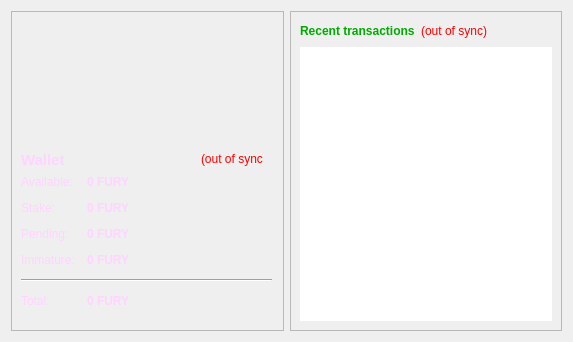
<?xml version="1.0" encoding="UTF-8"?>
<ui version="4.0">
 <class>OverviewPage</class>
 <widget class="QWidget" name="OverviewPage">
  <property name="geometry">
   <rect>
    <x>0</x>
    <y>0</y>
    <width>573</width>
    <height>342</height>
   </rect>
  </property>
  <property name="windowTitle">
   <string>Form</string>
  </property>
  <property name="styleSheet">
   <string notr="true">color: rgb(255, 212, 255);</string>
  </property>
  <layout class="QHBoxLayout" name="horizontalLayout" stretch="1,1">
   <item>
    <layout class="QVBoxLayout" name="verticalLayout_2">
     <item>
      <widget class="QFrame" name="frame">
       <property name="frameShape">
        <enum>QFrame::StyledPanel</enum>
       </property>
       <property name="frameShadow">
        <enum>QFrame::Raised</enum>
       </property>
       <widget class="QWidget" name="layoutWidget">
        <property name="geometry">
         <rect>
          <x>10</x>
          <y>164</y>
          <width>251</width>
          <height>213</height>
         </rect>
        </property>
        <layout class="QFormLayout" name="formLayout_2">
         <property name="fieldGrowthPolicy">
          <enum>QFormLayout::AllNonFixedFieldsGrow</enum>
         </property>
         <property name="horizontalSpacing">
          <number>12</number>
         </property>
         <property name="verticalSpacing">
          <number>12</number>
         </property>
         <item row="0" column="0">
          <widget class="QLabel" name="label">
           <property name="text">
            <string>Available:</string>
           </property>
          </widget>
         </item>
         <item row="0" column="1">
          <widget class="QLabel" name="labelBalance">
           <property name="font">
            <font>
             <weight>75</weight>
             <bold>true</bold>
            </font>
           </property>
           <property name="cursor">
            <cursorShape>IBeamCursor</cursorShape>
           </property>
           <property name="toolTip">
            <string>Your current spendable balance</string>
           </property>
           <property name="text">
            <string notr="true">0 FURY</string>
           </property>
           <property name="textInteractionFlags">
            <set>Qt::LinksAccessibleByMouse|Qt::TextSelectableByKeyboard|Qt::TextSelectableByMouse</set>
           </property>
          </widget>
         </item>
         <item row="2" column="0">
          <widget class="QLabel" name="label_6">
           <property name="text">
            <string>Stake:</string>
           </property>
          </widget>
         </item>
         <item row="2" column="1">
          <widget class="QLabel" name="labelStake">
           <property name="font">
            <font>
             <weight>75</weight>
             <bold>true</bold>
            </font>
           </property>
           <property name="cursor">
            <cursorShape>IBeamCursor</cursorShape>
           </property>
           <property name="toolTip">
            <string>Total of coins that was staked, and do not yet count toward the current balance</string>
           </property>
           <property name="text">
            <string notr="true">0 FURY</string>
           </property>
           <property name="textInteractionFlags">
            <set>Qt::LinksAccessibleByMouse|Qt::TextSelectableByKeyboard|Qt::TextSelectableByMouse</set>
           </property>
          </widget>
         </item>
         <item row="3" column="0">
          <widget class="QLabel" name="label_3">
           <property name="text">
            <string>Pending:</string>
           </property>
          </widget>
         </item>
         <item row="3" column="1">
          <widget class="QLabel" name="labelUnconfirmed">
           <property name="font">
            <font>
             <weight>75</weight>
             <bold>true</bold>
            </font>
           </property>
           <property name="cursor">
            <cursorShape>IBeamCursor</cursorShape>
           </property>
           <property name="toolTip">
            <string>Total of transactions that have yet to be confirmed, and do not yet count toward the current balance</string>
           </property>
           <property name="text">
            <string notr="true">0 FURY</string>
           </property>
           <property name="textInteractionFlags">
            <set>Qt::LinksAccessibleByMouse|Qt::TextSelectableByKeyboard|Qt::TextSelectableByMouse</set>
           </property>
          </widget>
         </item>
         <item row="4" column="0">
          <widget class="QLabel" name="labelImmatureText">
           <property name="text">
            <string>Immature:</string>
           </property>
          </widget>
         </item>
         <item row="4" column="1">
          <widget class="QLabel" name="labelImmature">
           <property name="font">
            <font>
             <weight>75</weight>
             <bold>true</bold>
            </font>
           </property>
           <property name="toolTip">
            <string>Mined balance that has not yet matured</string>
           </property>
           <property name="text">
            <string notr="true">0 FURY</string>
           </property>
           <property name="textInteractionFlags">
            <set>Qt::LinksAccessibleByMouse|Qt::TextSelectableByKeyboard|Qt::TextSelectableByMouse</set>
           </property>
          </widget>
         </item>
         <item row="5" column="0" colspan="2">
          <widget class="Line" name="line">
           <property name="orientation">
            <enum>Qt::Horizontal</enum>
           </property>
          </widget>
         </item>
         <item row="6" column="0">
          <widget class="QLabel" name="labelTotalText">
           <property name="text">
            <string>Total:</string>
           </property>
          </widget>
         </item>
         <item row="6" column="1">
          <widget class="QLabel" name="labelTotal">
           <property name="font">
            <font>
             <weight>75</weight>
             <bold>true</bold>
            </font>
           </property>
           <property name="cursor">
            <cursorShape>IBeamCursor</cursorShape>
           </property>
           <property name="toolTip">
            <string>Your current total balance</string>
           </property>
           <property name="text">
            <string notr="true">0 FURY</string>
           </property>
           <property name="textInteractionFlags">
            <set>Qt::LinksAccessibleByMouse|Qt::TextSelectableByKeyboard|Qt::TextSelectableByMouse</set>
           </property>
          </widget>
         </item>
        </layout>
       </widget>
       <widget class="QLabel" name="label_5">
        <property name="geometry">
         <rect>
          <x>10</x>
          <y>140</y>
          <width>49</width>
          <height>18</height>
         </rect>
        </property>
        <property name="font">
         <font>
          <pointsize>11</pointsize>
          <weight>75</weight>
          <bold>true</bold>
         </font>
        </property>
        <property name="text">
         <string>Wallet</string>
        </property>
       </widget>
       <widget class="QLabel" name="labelWalletStatus">
        <property name="geometry">
         <rect>
          <x>190</x>
          <y>140</y>
          <width>62</width>
          <height>16</height>
         </rect>
        </property>
        <property name="toolTip">
         <string>The displayed information may be out of date. Your wallet automatically synchronizes with the Fury network after a connection is established, but this process has not completed yet.</string>
        </property>
        <property name="styleSheet">
         <string notr="true">QLabel { color: red; }</string>
        </property>
        <property name="text">
         <string notr="true">(out of sync)</string>
        </property>
        <property name="alignment">
         <set>Qt::AlignLeading|Qt::AlignLeft|Qt::AlignVCenter</set>
        </property>
       </widget>
      </widget>
     </item>
    </layout>
   </item>
   <item>
    <layout class="QVBoxLayout" name="verticalLayout_3">
     <item>
      <widget class="QFrame" name="frame_2">
       <property name="frameShape">
        <enum>QFrame::StyledPanel</enum>
       </property>
       <property name="frameShadow">
        <enum>QFrame::Raised</enum>
       </property>
       <layout class="QVBoxLayout" name="verticalLayout">
        <item>
         <layout class="QHBoxLayout" name="horizontalLayout_2">
          <item>
           <widget class="QLabel" name="label_4">
            <property name="styleSheet">
             <string notr="true">color: rgb(0, 170, 0);</string>
            </property>
            <property name="text">
             <string>&lt;b&gt;Recent transactions&lt;/b&gt;</string>
            </property>
           </widget>
          </item>
          <item>
           <widget class="QLabel" name="labelTransactionsStatus">
            <property name="toolTip">
             <string>The displayed information may be out of date. Your wallet automatically synchronizes with the Fury network after a connection is established, but this process has not completed yet.</string>
            </property>
            <property name="styleSheet">
             <string notr="true">QLabel { color: red; }</string>
            </property>
            <property name="text">
             <string notr="true">(out of sync)</string>
            </property>
            <property name="alignment">
             <set>Qt::AlignRight|Qt::AlignTrailing|Qt::AlignVCenter</set>
            </property>
           </widget>
          </item>
          <item>
           <spacer name="horizontalSpacer">
            <property name="orientation">
             <enum>Qt::Horizontal</enum>
            </property>
            <property name="sizeHint" stdset="0">
             <size>
              <width>40</width>
              <height>20</height>
             </size>
            </property>
           </spacer>
          </item>
         </layout>
        </item>
        <item>
         <widget class="QListView" name="listTransactions">
          <property name="styleSheet">
           <string notr="true">QListView { background: transparent; }
color: rgb(255, 212, 255);</string>
          </property>
          <property name="frameShape">
           <enum>QFrame::NoFrame</enum>
          </property>
          <property name="verticalScrollBarPolicy">
           <enum>Qt::ScrollBarAlwaysOff</enum>
          </property>
          <property name="horizontalScrollBarPolicy">
           <enum>Qt::ScrollBarAlwaysOff</enum>
          </property>
          <property name="selectionMode">
           <enum>QAbstractItemView::NoSelection</enum>
          </property>
         </widget>
        </item>
       </layout>
      </widget>
     </item>
    </layout>
   </item>
  </layout>
 </widget>
 <resources/>
 <connections/>
</ui>
